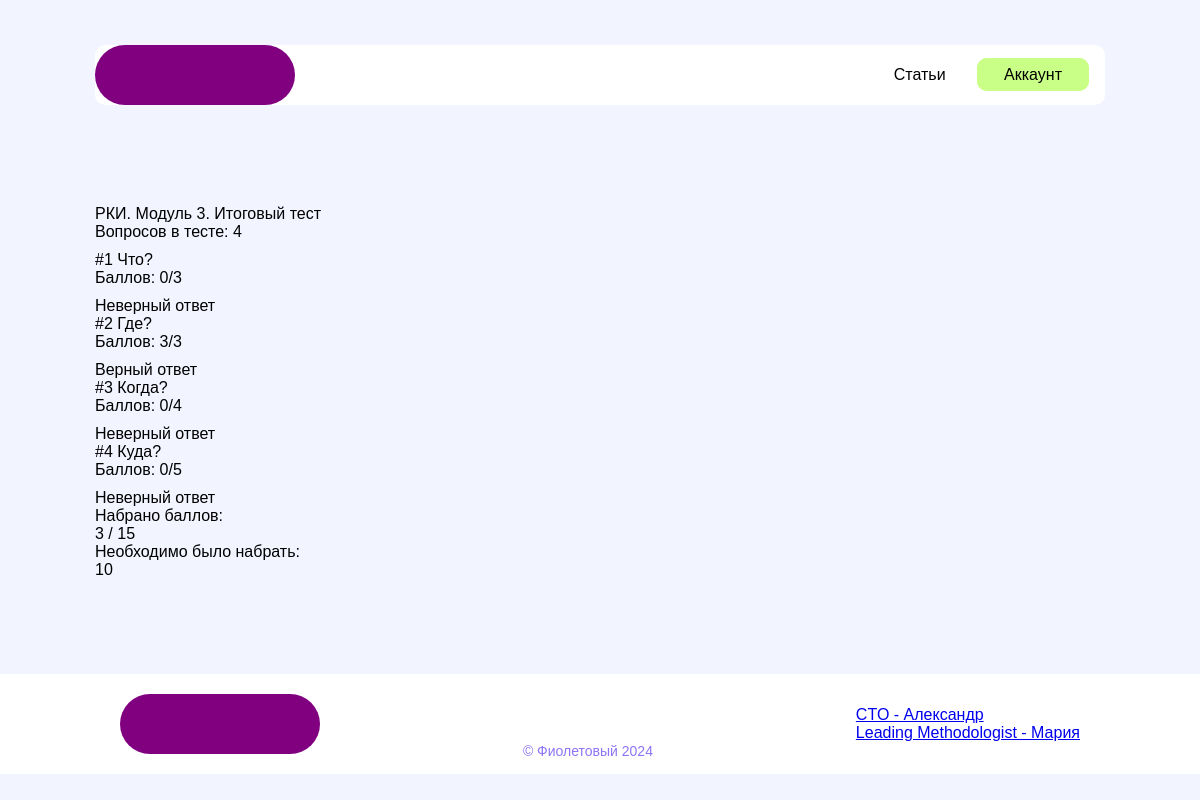
Page /tests/1/ (signed in) on the committed database.
### apps/test_progress/models.py (models this page shows, shortened)
class TestObject(models.Model):
    test_object_name = models.CharField(max_length=100, verbose_name="Название")
    test_required_result = models.IntegerField(default=75)
    test_max_result = models.IntegerField(default=50)
    test_type = models.CharField(max_length=100, default="1")
    class Meta:
        verbose_name = "3.2. Тест (Выбор вариантов)"
        verbose_name_plural = "3.2. Тесты (Выбор вариантов)"

class Question(models.Model):
    test_object = models.ForeignKey(
        TestObject, related_name="test_object", on_delete=models.CASCADE
    )
    question = models.CharField(max_length=100)
    marks = models.IntegerField(default=5)
    class Meta:
        verbose_name = "3.2.1. Вопрос (Выбор вариантов)"
        verbose_name_plural = "3.2.1. Вопросы (Выбор вариантов)"

class Answer(models.Model):
    question = models.ForeignKey(
        Question, related_name="question_answer", on_delete=models.CASCADE
    )
    answer = models.CharField(max_length=100)
    is_correct = models.BooleanField(default=False)
    class Meta:
        verbose_name = "3.2.2. Вариант ответа (Выбор вариантов)"
        verbose_name_plural = "3.2.2. Варианты ответа (Выбор вариантов)"

class AccountTestProgress(models.Model):
    profile = models.ManyToManyField(Profile)
    tests = models.ManyToManyField(TestObject)
    current_status = models.IntegerField(default=0)
    result = models.IntegerField(default=-1)
    result_detailed = models.JSONField(default=dict({"total_points": 0, "answers": {}}))
    attemp_started = models.DateTimeField(default=datetime(1970, 1, 1))
    attemp_finished = models.DateTimeField(default=datetime(1970, 1, 1))
    class Meta:
        verbose_name = "3.1. Назначение теста"
        verbose_name_plural = "3.1. Назначения теста"

### apps/test_progress/views.py (the view)
# urls.py: path("tests/<int:pk>/", test_description, name="test_description"),
@login_required()
def test_description(request, pk):
    test_progress = AccountTestProgress.objects.get(pk=pk)
    profile = test_progress.profile.first()
    test = test_progress.tests.first()
    question_list = Question.objects.filter(test_object=test)
    questions_answers = []
    if test_progress.current_status not in (0, 1):
        for checked_question, checked_answer in test_progress.result_detailed.get(
            "answers"
        ).items():
            question = Question.objects.filter(pk=checked_question).first()
            answer = Answer.objects.filter(pk=checked_answer).first()
            questions_answers.append(
                (
                    (question.question, question.marks),
                    (answer.answer, answer.is_correct),
                )
            )
    request.session["answers"] = {}
    context = {
        "test": test,
        "editable": test_progress.current_status in (0, 1),
        "test_progress": test_progress,
        "questions_answers": questions_answers,
        "first_question_id": question_list[0].pk,
        "test_question_amount": len(question_list),
    }
    return render(request, "test_description.html", context)

### apps/test_progress/templates/test_description.html (shortened to what this page needs)
{% extends "base.html" %}
{% load static %}
{% block page_content %}
<div class="container profile_test_card">
    <div class="test_row">
        <div class="test_object_card">
            <div class="test_header" style="margin-bottom: 0px;">
                <div class="test_object_header_title">{{ test.test_object_name }}</div>
            </div>
            <div class="test_object_notes_text" style="margin: 0 0 10px 0;">
                Вопросов в тесте: {{ test_question_amount }}</div>
            {% if editable %}
            <div class="text-center">
                <a href="{% url 'question_details' test_progress.pk first_question_id %}"
                    class="next_action_btn"
                    style="margin-top: 15px;"
                >Начать тест</a>
            </div>
            {% else %}
                {% for question_answer in questions_answers %}
                <div class="test_card">
                    <div class="test_header" style="margin-bottom: 0px;">
                        <div class="test_header_title">{{ question_answer.0.0 }}</div>
                        <div class="test_notes_text" style="margin: 0 0 10px auto;">
                            {% if question_answer.1.1 %}
                            Баллов: {{ question_answer.0.1 }}/{{ question_answer.0.1 }}</div>
                            {% else %}
                            Баллов: 0/{{ question_answer.0.1 }}</div>
                            {% endif %}
                    </div>
                    {% if question_answer.1.1 %}
                        <div class="test_result_answer_correct test_result_answer">
                    {% else %}
                        <div class="test_result_answer_incorrect test_result_answer">
                    {% endif %}
                    {{ question_answer.1.0 }} </div>
                </div>
                {% endfor %}
                <div class="test_result_passed_comment">
                    <div class="test_result_passed_text">Набрано баллов:</div><div class="test_result_passed_points">{{ test_progress.result }} / {{ test.test_max_result }}</div>
                </div>
                <div class="test_result_passed_comment">
                    <div class="test_result_passed_text">Необходимо было набрать:</div><div class="test_result_passed_points">{{ test.test_required_result }}</div>
                </div>
            {% endif %}
        </div>
    </div>
</div>
{% endblock %}

### static/css/base_general.css (style rules this page uses)
html { padding: 0px !important; margin: 0px !important; }
body { background-color: #f2f4ff; font-family: Arial, Helvetica, sans-serif; padding: 0px !important; margin: 0px !important; }

### rows in the picture
TestObject: test_object_name "РКИ. Модуль 3. Итоговый тест", test_max_result "15", test_required_result "10"
Question: question "#1 Что?"
Answer: answer "Неверный ответ"
Question: question "#2 Где?"
Answer: answer "Верный ответ"
Question: question "#3 Когда?"
Answer: answer "Неверный ответ"
Question: question "#4 Куда?"
Answer: answer "Неверный ответ"
AccountTestProgress: result "3"

### other values in the picture
{{ test_question_amount }} "4"
{{ question_answer.0.1 }} "3" "4" "5"
{{ question_answer.0.1 }} "3"
